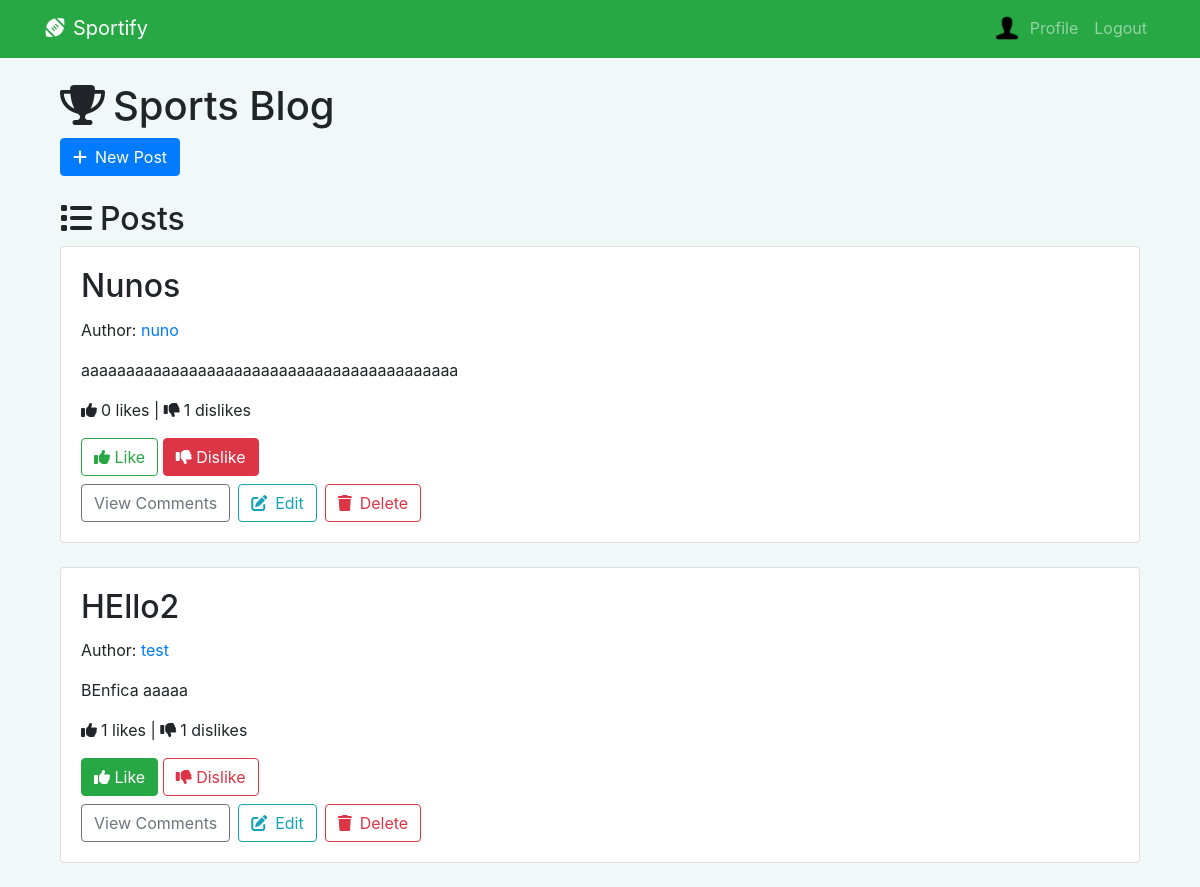
Page /home (signed in) on the committed database.
### blog/models.py (models this page shows)
class Post(models.Model):
    title = models.CharField(max_length=200)
    content = models.TextField()
    pub_date = models.DateTimeField(auto_now_add=True)
    author = models.ForeignKey(User, on_delete=models.CASCADE)
    likes = models.ManyToManyField(User, related_name='liked_posts', blank=True)
    dislikes = models.ManyToManyField(User, related_name='disliked_posts', blank=True)
    def user_can_modify(self, user):
        return user == self.author or user.is_superuser

### blog/views.py (the view)
# urls.py: path('home', views.home, name='home'),
def home(request):
    posts = Post.objects.all().order_by('-pub_date')
    context = {
        'posts': posts,
    }
    if request.user.is_authenticated:
        try:
            userprofile = UserProfile.objects.get(user=request.user)
        except UserProfile.DoesNotExist:
            userprofile = UserProfile.objects.create(user=request.user)
        context['userprofile'] = userprofile
    return render(request, 'home.html', context=context)

### blog/models.py (called while the page is built)
    def user_can_modify(self, user):
        return user == self.author or user.is_superuser

### blog/templatetags/custom_filters.py (called while the page is built)
@register.filter(name='user_can_modify')
def user_can_modify(post, user):
    if post is None:
        return False
    return post.user_can_modify(user)

### blog/user_profile_context.py (called while the page is built)
def user_profile(request):
    if request.user.is_authenticated:
        return {
            'user_profile_image': f"/static/{request.user.userprofile.image.url}",
        }
    return {}

### blog/templates/home.html (shortened to what this page needs)
{% extends 'base.html' %}
{% load static %}
{% load custom_filters %}
{% block content %}
    <div class="container mt-4">
        <h1><i class="fas fa-trophy mr-2"></i>Sports Blog</h1>
        {% if request.user.is_authenticated and request.user.teamprofile or request.user.is_superuser %}
            <a href="{% url 'create_post' %}" class="btn btn-primary"><i class="fas fa-plus mr-2"></i>New Post</a>
        {% endif %}
        <h2 class="mt-4"><i class="fas fa-list mr-2"></i>Posts</h2>
        {% for post in posts %}
            <div class="card mb-4">
                <div class="card-body">
                    <h2 class="card-title">{{ post.title }}</h2>
                    <p>Author: {% if post.author.username %}<a href="{% url 'user_profile' post.author.username %}" class="text-primary">{{ post.author.username }}</a>{% else %}Anonymous{% endif %}</p>
                    <p>{{ post.content|truncatechars:100 }}</p>
                    <p><i class="fas fa-thumbs-up mr-1"></i>{{ post.likes.count }} likes | <i class="fas fa-thumbs-down mr-1"></i>{{ post.dislikes.count }} dislikes</p>
                    <div class="mb-2">
                        {% if request.user.is_authenticated %}
                        {% if request.user in post.likes.all %}
                            <a href="{% url 'like_post' post.id %}" class="btn btn-success"><i class="fas fa-thumbs-up"></i> Like</a>
                        {% else %}
                            <a href="{% url 'like_post' post.id %}" class="btn btn-outline-success"><i class="fas fa-thumbs-up"></i> Like</a>
                        {% endif %}
                        {% if request.user in post.dislikes.all %}
                            <a href="{% url 'dislike_post' post.id %}" class="btn btn-danger"><i class="fas fa-thumbs-down"></i> Dislike</a>
                        {% else %}
                            <a href="{% url 'dislike_post' post.id %}" class="btn btn-outline-danger"><i class="fas fa-thumbs-down"></i> Dislike</a>
                        {% endif %}
                    </div>
                        <div class="d-flex">
                            <a href="#" class="btn btn-outline-secondary mr-2 view-comments-btn">View Comments</a>
                            {% if post|user_can_modify:request.user %}
                                <a href="{% url 'edit_post' post.id %}" class="btn btn-outline-info"><i class="fas fa-edit mr-2"></i>Edit</a>
                                <a href="{% url 'delete_post' post.id %}" class="btn btn-outline-danger ml-2"><i class="fas fa-trash mr-2"></i>Delete</a>
                            {% endif %}
                        </div>
                    {% endif %}
                </div>
            </div>
        {% endfor %}
    </div>
{% endblock %}

### blog/templates/base.html (shortened to what this page needs)
<!DOCTYPE html>
{% load static %}
<html>
<head>
    <link rel="stylesheet" href="https://maxcdn.bootstrapcdn.com/bootstrap/4.5.2/css/bootstrap.min.css">
    <link rel="stylesheet" href="https://cdnjs.cloudflare.com/ajax/libs/font-awesome/6.1.1/css/all.min.css">
    <link rel="stylesheet" href="{% static 'css/styles.css' %}">
</head>
<body>
    <nav class="navbar navbar-expand-lg navbar-dark bg-success">
        <div class="container">
            <a class="navbar-brand" href="{% url 'home' %}"><i class="fas fa-football-ball mr-2"></i>Sportify</a>
            <div class="collapse navbar-collapse" id="navbarNav">
                <ul class="navbar-nav ml-auto">
                    {% if request.user.is_authenticated %}
                        <li class="nav-item">
                            <img src="{{ user_profile_image }}" alt="Profile picture" class="profile-pic">
                        </li>
                        <li class="nav-item">
                            <a class="nav-link" href="{% url 'profile' %}">Profile</a>
                        </li>
                        <li class="nav-item">
                            <a class="nav-link" href="{% url 'logout' %}">Logout</a>
                        </li>
                    {% endif %}
                </ul>
            </div>
        </div>
    </nav>
    <div class="container">
        {% block content %}
        {% endblock %}
    </div>
</body>
</html>

### blog/static/css/styles.css (style rules this page uses)
body { background-color: #f0f8f8; }
.navbar { border-bottom: 2px solid #28a745; }
.profile-pic { margin-top: 5px; border-radius: 50%; width: 30px; height: 30px; }

### rows in the picture
Post: title "Nunos", author.username "nuno", content "aaaaaaaaaaaaaaaaaaaaaaaaaaaaaaaaaaaaaaaaaa", likes.count "0", dislikes.count "1", shows "Like", shows "Dislike", shows "Edit"
Post: title "HEllo2", author.username "test", content "BEnfica aaaaa", likes.count "1", dislikes.count "1", shows "Like", shows "Dislike", shows "Edit"
